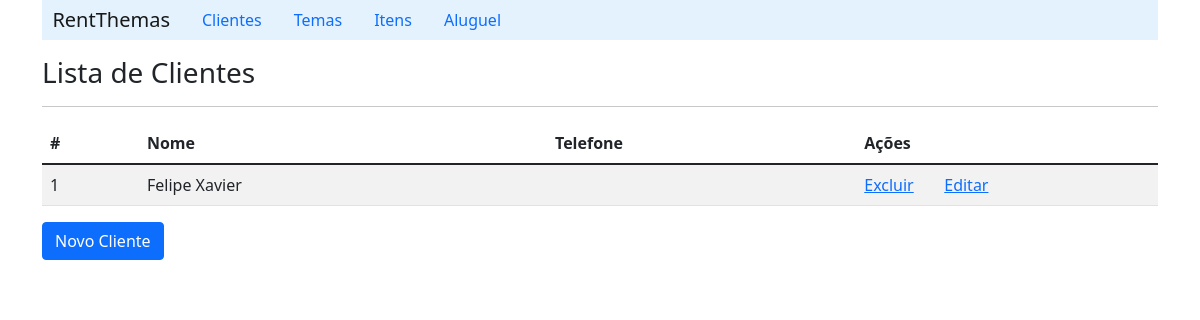
Page /listClient/ on the earlier database version.
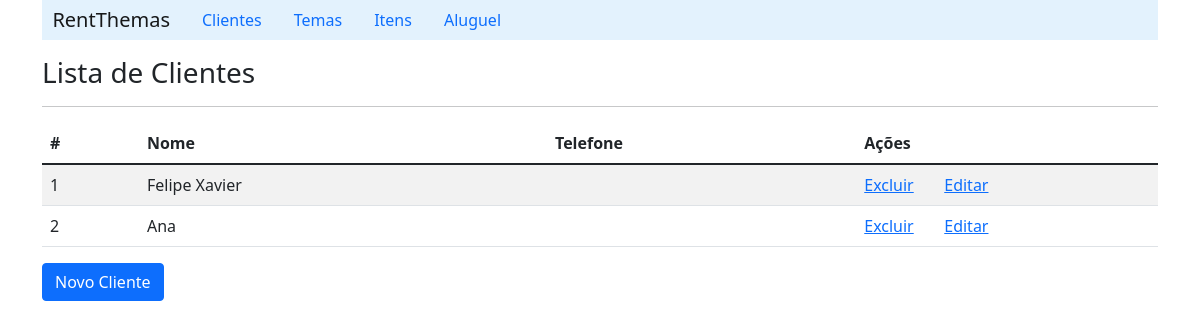
Same page on the later database version.
### aluguel/models.py (models this page shows, shortened)
class Client(models.Model):
    name = models.CharField(max_length=60, blank=False)
    email = models.CharField(max_length=60, blank=True)

### aluguel/views.py (the view)
# urls.py: path('listClient/', ClientViews.listClient),
    def listClient(request):
        clients_list = ClientDao().list_all() #Client.objects.all()
        context = {'clients_list': clients_list}
        return render(request, 'client/listClient.html', context)

### aluguel/daos.py (called while the page is built)
    def list_all(self):
        return Client.objects.all()

### aluguel/templates/client/listClient.html (shortened to what this page needs)
{% extends "index.html" %}
    {% block content %}
        <h3>Lista de Clientes</h3>
        <hr>
        <table class="table table-striped">
            {% if clients_list %}
                <thead>
                    <tr>
                        <th scope="col">#</th>
                        <th scope="col">Nome</th>
                        <th scope="col">Telefone</th>
                        <th scope="col">Ações</th>
                        <th scope="col"></th>
                    </tr>
                </thead>
                {% for client in clients_list%}
                    <tr>
                        <td>{{client.id}}</td>
                        <td>{{client.name}}</td>
                        <td>{{client.phone.set_all}}</td>
                        <td width='80'><a href="/deleteClient/{{client.id}}">Excluir</a></td>
                        <td><a href="/detailClient/{{client.id}}">Editar</a></td>
                    </tr>
                {% endfor %}
            {% else %}
                <p>Nenhum cliente cadastrado!!</p>
            {%endif%}
        </table>
        <a  class="btn btn-primary" href="/formClient">Novo Cliente</a>
    {% endblock %}

Differences in the rows shown:
added Client: id "2", name "Ana"
